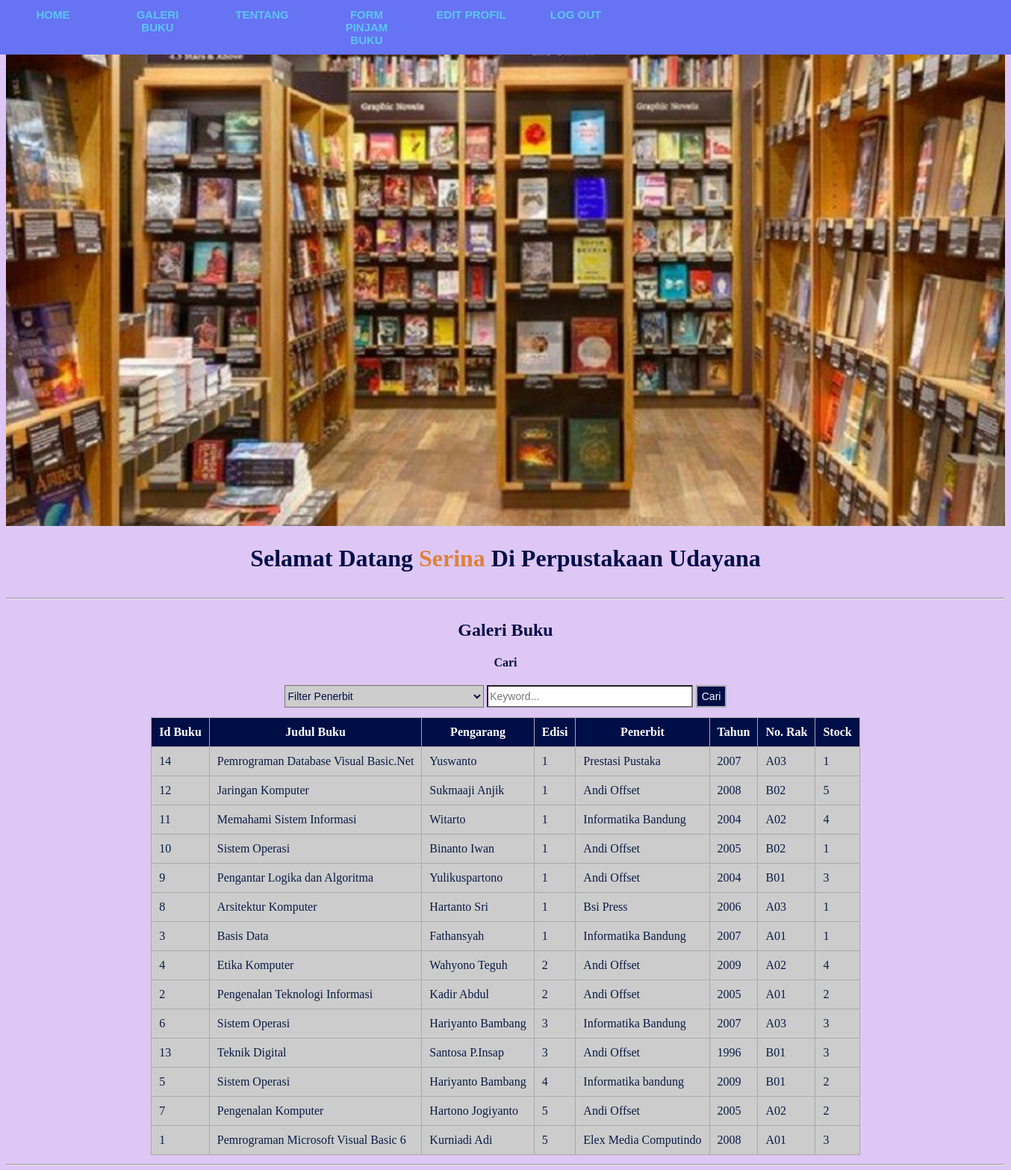
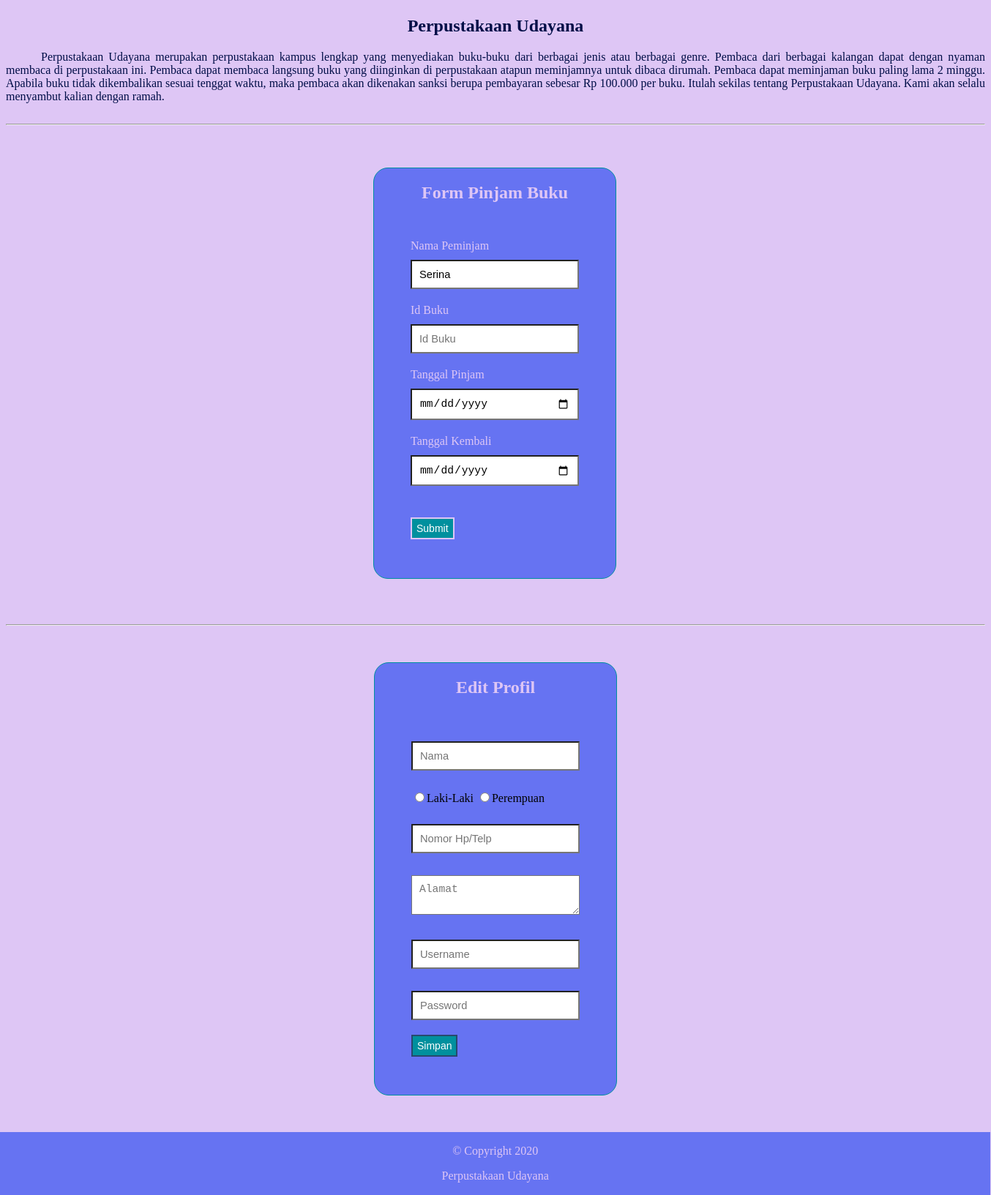
/index.php?order=edisi_buku&&sort=ASC (signed in), run on the app's committed database (2 pictures, top to bottom).
### tables this page shows
CREATE TABLE `buku` (
  `id_buku` int(11) NOT NULL,
  `judul_buku` varchar(50) NOT NULL,
  `pengarang_buku` varchar(30) NOT NULL,
  `edisi_buku` varchar(5) NOT NULL,
  `penerbit` varchar(30) NOT NULL,
  `tahun_terbit` int(5) NOT NULL,
  `no_rak` varchar(5) NOT NULL,
  `stock_buku` int(3) NOT NULL
);

### index.php (the view, shortened to what this page needs)
<!DOCTYPE html>
<html>
<head>
	<link rel="stylesheet" type="text/css" href="CSS/index.css">
</head>
<body>
	<nav class="navigasi">
        <ul>
            <li><a href="#section1">Home</a></li>
            <li><a href="#section2">Galeri Buku</a></li>
            <li><a href="#section3">Tentang</a></li>
            <li><a href="#section4">Form Pinjam Buku</a></li>
            <li><a href="#section5">Edit Profil</a></li>
            <li><a href="logout.php">Log Out</a></li>
        </ul>
    </nav>
    <div id="section1">
        <img src="Gambar/gedung_perpustakaan.jpg">
        <h1>Selamat Datang <b style="color: #DC8239;"><?php echo $_SESSION['username'];?></b> Di Perpustakaan Udayana</h1>
    </div>
    <hr>
    <div id="section2">
        <h2>Galeri Buku</h2>
        <?php
            $s_penerbit="";
            $s_keyword="";
            $sort = 'ASC';
            $newsort = 'ASC';
            if (isset($_GET['order'])) {
                $order = $_GET['order'];
                $sort = $_GET['sort'];
                if ($sort == 'DESC') {
                    $newsort = 'ASC';
                }
                else{
                    $newsort = 'DESC';
                }
            }else{
                $order = 'id_buku';
            }
        ?>
        <form method="GET" action="" align="center">
        <h4>Cari</h4>
        <select name="s_penerbit" id="s_penerbit">
            <option value="">Filter Penerbit</option>
        </select>
        <input type="text" name="s_keyword" placeholder="Keyword..." id="s_keyword" value="<?php echo $s_keyword; ?>">
        <button id="search" name="search">Cari</button>
    </form>
    <table align="center" cellpadding="20">
        <thead>
            <tr>
                <th>Id Buku</th>
                <th><a href="?order=judul_buku&&sort=<?php echo $newsort; ?>">Judul Buku</a></th>
                <th><a href="?order=pengarang_buku&&sort=<?php echo $newsort; ?>">Pengarang</a></th>
                <th><a href="?order=edisi_buku&&sort=<?php echo $newsort; ?>">Edisi</a></th>
                <th><a href="?order=penerbit&&sort=<?php echo $newsort; ?>">Penerbit</a></th>
                <th><a href="?order=tahun_terbit&&sort=<?php echo $newsort; ?>">Tahun</a></th>
                <th><a href="?order=no_rak&&sort=<?php echo $newsort; ?>">No. Rak</a></th>
                <th><a href="?order=stock_buku&&sort=<?php echo $newsort; ?>">Stock</a></th>
            </tr>
        </thead>
        <tbody>
            <?php
                include "koneksi.php";
                $search_penerbit = '%'.$s_penerbit.'%';
                $search_keyword = '%'.$s_keyword.'%';
                $query = "SELECT * FROM buku WHERE penerbit LIKE ? AND (judul_buku LIKE ? OR pengarang_buku LIKE ? OR edisi_buku LIKE ? OR tahun_terbit LIKE ? OR no_rak LIKE ? OR stock_buku LIKE ?) ORDER BY $order $sort";
                $buku1 = mysqli_prepare($conn, $query) or die(mysqli_error($conn));
                mysqli_stmt_bind_param($buku1, "sssssss", $search_penerbit, $search_keyword, $search_keyword, $search_keyword, $search_keyword, $search_keyword, $search_keyword);
                mysqli_stmt_execute($buku1);
                $hasil = mysqli_stmt_get_result($buku1);
                if (mysqli_num_rows($hasil) > 0) {
                    while ($rows = mysqli_fetch_assoc($hasil)) {
                        $id_buku = $rows['id_buku'];
                        $judul_buku = $rows['judul_buku'];
                        $pengarang_buku = $rows['pengarang_buku'];
                        $edisi_buku = $rows['edisi_buku'];
                        $penerbit = $rows['penerbit'];
                        $tahun_terbit = $rows['tahun_terbit'];
                        $no_rak = $rows['no_rak'];
                        $stock_buku = $rows['stock_buku'];
            ?>
                <tr>
                    <td><?php echo $id_buku; ?></td>
                    <td><?php echo $judul_buku; ?></td>
                    <td><?php echo $pengarang_buku; ?></td>
                    <td><?php echo $edisi_buku; ?></td>
                    <td><?php echo $penerbit; ?></td>
                    <td><?php echo $tahun_terbit; ?></td>
                    <td><?php echo $no_rak; ?></td>
                    <td><?php echo $stock_buku; ?></td>
                </tr>
                <?php } } else { ?>
                <tr>
                    <td colspan="9" align="center">Tidak Ada Data Ditemukan</td>
                </tr>
                <?php } ?>
        </tbody>
    </table>
    </div>
    <hr>
    <div id="section3">
        <h2>Perpustakaan Udayana</h2>
        <p> Perpustakaan Udayana merupakan perpustakaan kampus lengkap yang menyediakan buku-buku dari berbagai jenis atau berbagai genre. Pembaca dari berbagai kalangan dapat dengan nyaman membaca di perpustakaan ini. Pembaca dapat membaca langsung buku yang diinginkan di perpustakaan atapun meminjamnya untuk dibaca dirumah. Pembaca dapat meminjaman buku paling lama 2 minggu. Apabila buku tidak dikembalikan sesuai tenggat waktu, maka pembaca akan dikenakan sanksi berupa pembayaran sebesar Rp 100.000 per buku. Itulah sekilas tentang Perpustakaan Udayana. Kami akan selalu menyambut kalian dengan ramah.</p>
    </div>
    <hr>
    <div id="section4">
       <h2 align="center">Form Pinjam Buku</h2>
       <form method="POST" action="pinjam.php">
            <label>Nama Peminjam</label><br>
            <input type="text" id="nama_pinjam" name="nama_pinjam" value="<?php echo $_SESSION['username'];?>"><br>
            <label>Id Buku</label><br>
            <input type="text" id="id_buku" name="id_buku" placeholder="Id Buku"></td><br>
            <label>Tanggal Pinjam</label><br>
            <input type="date" id="tgl_pinjam" name="tgl_pinjam"></td><br>
            <label>Tanggal Kembali</label><br>
            <input type="date" id="tgl_kembali" name="tgl_kembali"></td><br>
            <input type="submit" id="pinjam" name="pinjam" value="Submit"></td><br>
       </form>
    </div>
    <hr>
    <div id="section5">
        <h2>Edit Profil</h2>
        <form method="POST" action="edit_profil.php">
            <input type="text" name="nama" placeholder="Nama">
            <input type="radio" name="jk" value="Laki-Laki">Laki-Laki
            <input type="radio" name="jk" value="Perempuan">Perempuan
            <input type="text" name="no_hp" placeholder="Nomor Hp/Telp"></td>
            <textarea name="alamat" placeholder="Alamat"></textarea></td>
            <input type="text" name="user" placeholder="Username"></td>
            <input type="password" name="pass" placeholder="Password"></td>
            <input type="submit" name="simpan" value="Simpan"></td>
        </form>
    </div>
    <footer>
        <p>&copy Copyright 2020</p>
        <p>Perpustakaan Udayana</p>
    </footer>
</body>
</html>

### CSS/index.css (style rules this page uses)
* { background-color: #dec6f5; scroll-behavior: smooth; }
.navigasi ul { border: 1px solid #6673f2; padding: 0; margin: 0; list-style: none; font-family: Arial, Helvetica, sans-serif; font-size: 15px; font-weight: bold; width: 100%; background-color: #6673f2; overflow: hidden; position: fixed; top: 0; left: 0; }
.navigasi li { float: left; }
.navigasi li a { display: block; color: #5cc5f2; text-align: center; padding: 10px 20px; text-decoration: none; text-transform: uppercase; font-weight: bold; width: 100px; background-color: #6673f2; }
#section1, #section2, #section3, #section4 { display: inline-block; width: 100%; overflow: hidden; }
#section1 img { width: 100%; }
#section1 h1 { text-align: center; color: #000e47; }
#section2 table { border-collapse: collapse; }
#section2 h2, h4 { text-align: center; color: #000e47; }
#section2 th { background-color: #000e47; border: 1px solid #aaaaaa; text-align:left; color:#ffffff; padding: 10px; text-align: center; }
#section2 th a { background-color: #000e47; text-decoration: none; color: #ffffff; }
#section2 td { background-color: #cccccc; border: 1px solid #aaaaaa; padding: 10px; color: #091b45; }
#section2 form { text-align: center; }
#section2 form select { width: 20%; height: 30px; font-size: 14px; margin-bottom: 1%; cursor: pointer; background-color: #cccccc; color: #000e47; }
#section2 form input[type=text] { width: 20%; height: 24px; font-size: 14px; margin-bottom: 1%; background-color: white; }
#section2 form button { width: auto; height: 30px; font-size: 14px; margin-bottom: 1%; background-color: #000e47; color:#ffffff; border: 2px solid #aaaaaa; cursor: pointer; }
#section3 { color: #000e47; }
#section3 h2 { text-align: center; }
#section3 p { text-align: justify; text-indent: 0.5in; }
#section4 { border: 1px solid #00909e; height: auto; width: 330px; margin: 50px 502px; background-color: #6673f2; border-radius: 20px; }
#section4 form { margin: 50px 50px; background-color: #6673f2; }
#section4 label { font-size: 16px; color: #dec6f5; background-color: #6673f2; }
#section4 h2 { text-align: center; color: #dec6f5; background-color: #6673f2; }
#section4 form input[type=text] { box-sizing : border-box; width: 100%; padding: 10px; font-size: 11pt; margin-top: 10px; margin-bottom: 20px; background-color: white; }
#section4 form input[type=submit] { width: auto; height: 30px; font-size: 14px; margin-bottom: 1%; background-color: #00909e; color:#ffffff; border: 2px solid #dec6f5; cursor: pointer; margin-top: 10%; }
#section4 input[type=date] { box-sizing : border-box; width: 100%; padding: 10px; font-size: 11pt; margin-top: 10px; margin-bottom: 20px; background-color: white; }
#section5 { border: 1px solid #00909e; height: auto; width: 330px; margin: 50px auto; background-color: #6673f2; border-radius: 20px; }
#section5 h2 { text-align: center; color: #dec6f5; background-color: #6673f2; }
#section5 form { margin: 50px 50px; background-color: #6673f2; }
#section5 form input[type=text] { box-sizing : border-box; width: 100%; padding: 10px; font-size: 11pt; margin-top: 10px; margin-bottom: 20px; background-color: white; }
#section5 form input[type=password] { box-sizing : border-box; width: 100%; padding: 10px; font-size: 11pt; margin-top: 10px; margin-bottom: 20px; background-color: white; }
#section5 form input[type=submit] { width: auto; height: 30px; font-size: 14px; margin-bottom: 1%; background-color: #00909e; color:#ffffff; border: 2px solid #27496d; cursor: pointer; }
#section5 form textarea { box-sizing : border-box; width: 100%; padding: 10px; font-size: 11pt; margin-top: 10px; margin-bottom: 20px; background-color: white; }
#section5 form input[type=radio] { margin-top: 10px; margin-bottom: 20px; color: white; }
footer { border: 1px solid #6673f2; width: 101%; height: 100%; background-color: #6673f2; position: relative; bottom: 0; left: 0; right: 0; margin-left: -8px; margin-bottom: -8px; }
footer p { text-align: center; background-color: #6673f2; color: #dec6f5; }

### data on the page
buku: id_buku "14", judul_buku "Pemrograman Database Visual Basic.Net", pengarang_buku "Yuswanto", edisi_buku "1", penerbit "Prestasi Pustaka", tahun_terbit "2007", no_rak "A03", stock_buku "1"
buku: id_buku "12", judul_buku "Jaringan Komputer", pengarang_buku "Sukmaaji Anjik", edisi_buku "1", penerbit "Andi Offset", tahun_terbit "2008", no_rak "B02", stock_buku "5"
buku: id_buku "11", judul_buku "Memahami Sistem Informasi", pengarang_buku "Witarto", edisi_buku "1", penerbit "Informatika Bandung", tahun_terbit "2004", no_rak "A02", stock_buku "4"
buku: id_buku "10", judul_buku "Sistem Operasi", pengarang_buku "Binanto Iwan", edisi_buku "1", penerbit "Andi Offset", tahun_terbit "2005", no_rak "B02", stock_buku "1"
buku: id_buku "9", judul_buku "Pengantar Logika dan Algoritma", pengarang_buku "Yulikuspartono", edisi_buku "1", penerbit "Andi Offset", tahun_terbit "2004", no_rak "B01", stock_buku "3"
buku: id_buku "8", judul_buku "Arsitektur Komputer", pengarang_buku "Hartanto Sri", edisi_buku "1", penerbit "Bsi Press", tahun_terbit "2006", no_rak "A03", stock_buku "1"
buku: id_buku "3", judul_buku "Basis Data", pengarang_buku "Fathansyah", edisi_buku "1", penerbit "Informatika Bandung", tahun_terbit "2007", no_rak "A01", stock_buku "1"
buku: id_buku "4", judul_buku "Etika Komputer", pengarang_buku "Wahyono Teguh", edisi_buku "2", penerbit "Andi Offset", tahun_terbit "2009", no_rak "A02", stock_buku "4"
buku: id_buku "2", judul_buku "Pengenalan Teknologi Informasi", pengarang_buku "Kadir Abdul", edisi_buku "2", penerbit "Andi Offset", tahun_terbit "2005", no_rak "A01", stock_buku "2"
buku: id_buku "6", judul_buku "Sistem Operasi", pengarang_buku "Hariyanto Bambang", edisi_buku "3", penerbit "Informatika Bandung", tahun_terbit "2007", no_rak "A03", stock_buku "3"
buku: id_buku "13", judul_buku "Teknik Digital", pengarang_buku "Santosa P.Insap", edisi_buku "3", penerbit "Andi Offset", tahun_terbit "1996", no_rak "B01", stock_buku "3"
buku: id_buku "5", judul_buku "Sistem Operasi", pengarang_buku "Hariyanto Bambang", edisi_buku "4", penerbit "Informatika bandung", tahun_terbit "2009", no_rak "B01", stock_buku "2"
buku: id_buku "7", judul_buku "Pengenalan Komputer", pengarang_buku "Hartono Jogiyanto", edisi_buku "5", penerbit "Andi Offset", tahun_terbit "2005", no_rak "A02", stock_buku "2"
buku: id_buku "1", judul_buku "Pemrograman Microsoft Visual Basic 6", pengarang_buku "Kurniadi Adi", edisi_buku "5", penerbit "Elex Media Computindo", tahun_terbit "2008", no_rak "A01", stock_buku "3"

### other printed values
$_SESSION['username'] "Serina"
